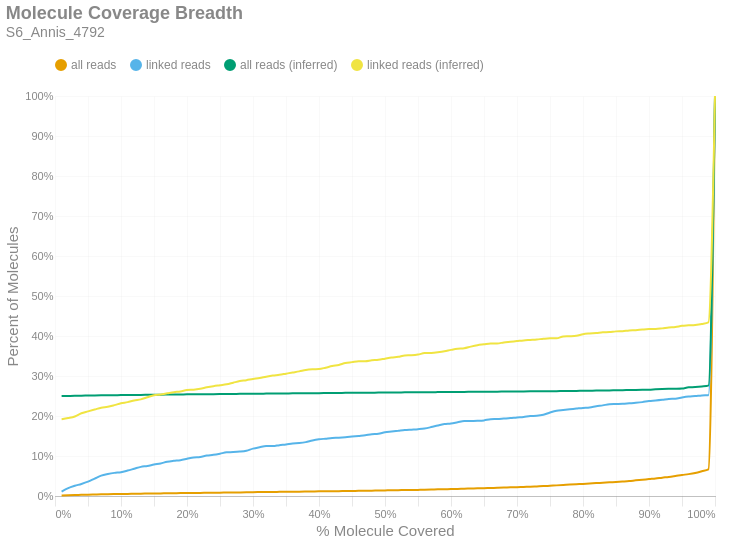

Notebook source saved alongside this figure:
### Markdown cell above
### Molecule Read Coverage
This chart shows molecule coverage breadth as computed by the number of bases aligned to that molecule. In other words, "*how much of each unique long molecule is actually sequenced/aligned?*" Keep in mind there is a distinction between sequences and alignments, since some sequences belonging to a particular molecule may not align well and wouldn't appear in the alignment data. This chart also shows molecule coverage breadth as computed by the *inferred fragment* from which the aligned sequences originate. Unlike read coverage, this calculation takes into account the total insert size, including unsequenced gaps between the forward and reverse reads. Like the previous figures, these are cumulative percents.

### Code cell
if SKIPLR:
    print_html(f"Skipped")
else:
    binned_df = consolidated_hist(valids['coverage_bp'], mask, 0.01, True)
    binned_df_inf = consolidated_hist(valids['coverage_inserts'], mask, 0.01, True)
    binned_df = binned_df.with_columns(pl.lit(binned_df_inf['all reads (cumsum)']).alias('all reads (inferred)'))
    binned_df = binned_df.with_columns(pl.lit(binned_df_inf['linked reads (cumsum)']).alias('linked reads (inferred)'))
    binned_df = binned_df.with_columns(
        (pl.col('bin').cast(pl.Float64) + 0.01).alias('right_edge')
    )

    with SafeRender(binned_df):
        (
            density_plot(binned_df, 'Molecule Coverage Breadth', samplename, 'molcov', ['all reads (inferred)','linked reads (inferred)'])
            .encode(
                #x=alt.X('bin:Q', title="% Molecule Covered").axis(format = '%').scale(padding=0),
                x=alt.X('right_edge:Q', title="% Molecule Covered").axis(format='%').scale(padding=0),
                y=alt.Y('value:Q', title='Percent of Molecules')
                    .axis(format='%')
                    .stack(False)
                    .scale(domainMin=0, padding=0),
                color=alt.Color("key:N").scale(domain = ["all reads", "linked reads", "all reads (inferred)", "linked reads (inferred)"]),
                tooltip = [
                    alt.Tooltip("key:N", title = "Data Type"),
                    alt.Tooltip("range_label:N", title="% Molecule Covered"),
                    alt.Tooltip("value:Q", format = ".2%", title="% Molecules")
                ]
            )
        ).display()

### Figure 1 — Vega-Lite specification as saved in the notebook (floating-point values rounded to 4 significant figures)
{"width": "container", "height": 400, "config": {"title": {"anchor": "start", "dy": -15, "fontSize": 18, "color": "#888888", "subtitleColor": "#888888", "subtitleFontSize": 14}, "arc": {"fill": "#0072B2"}, "axis": {"domainColor": "#888888", "domainWidth": 0.5, "gridWidth": 0.2, "grid": false, "titleFontWeight": 400, "titleFontSize": 15, "labelFontSize": 11, "labelColor": "#888888", "tickColor": "#888888", "tickWidth": 0.2, "titleColor": "#888888"}, "axisBand": {"grid": false}, "axisX": {"grid": true, "tickSize": 10, "domainCap": "round"}, "axisY": {"domain": false, "grid": true, "tickSize": 0, "domainCap": "round"}, "background": "transparent", "header": {"labelFontSize": 15, "labelColor": "#888888", "titleFontSize": 15, "titleFontWeight": 600, "titleColor": "#888888"}, "legend": {"labelFont": "sans-serif", "labelFontSize": 12, "labelColor": "#888888", "symbolSize": 100, "symbolType": "circle", "titleFontSize": 12, "titlePadding": 10, "titleColor": "#888888", "title": null, "orient": "top"}, "range": {"category": ["#E69F00", "#56B4E9", "#009E73", "#F0E442", "#0072B2", "#D55E00", "#CC79A7", "#000000"], "diverging": ["#cfe8f3", "#a2d4ec", "#73bfe2", "#46abdb", "#1696d2", "#12719e"]}, "area": {"fill": "#0072B2", "fillOpacity": 0.7, "line": true, "strokeOpacity": 0.7}, "line": {"color": "#0072B2", "stroke": "#0072B2", "strokeWidth": 2}, "trail": {"color": "#0072B2", "stroke": "#0072B2", "strokeWidth": 0, "size": 1}, "point": {"filled": true, "fillOpacity": 1.0, "size": 95}, "text": {"color": "#888888", "fontSize": 11, "align": "right", "fontWeight": 400, "size": 11}, "bar": {"fill": "#0072B2", "stroke": null}, "view": {"stroke": null, "continuousWidth": 660, "continuousHeight": 400}}, "data": {"name": "data-f87797250dfda5bc9564c4ce246e4670"}, "mark": {"type": "line", "interpolate": "monotone", "point": {"opacity": 0, "size": 275}}, "encoding": {"color": {"field": "key", "scale": {"domain": ["all reads", "linked reads", "all reads (inferred)", "linked reads (inferred)"]}, "type": "nominal"}, "tooltip": [{"field": "key", "title": "Data Type", "type": "nominal"}, {"field": "range_label", "title": "% Molecule Covered", "type": "nominal"}, {"field": "value", "format": ".2%", "title": "% Molecules", "type": "quantitative"}], "x": {"axis": {"format": "%"}, "field": "right_edge", "scale": {"padding": 0}, "title": "% Molecule Covered", "type": "quantitative"}, "y": {"axis": {"format": "%"}, "field": "value", "scale": {"domainMin": 0, "padding": 0}, "stack": false, "title": "Percent of Molecules", "type": "quantitative"}}, "params": [{"name": "param_c36ac31b6afebe62", "select": {"type": "point", "fields": ["key"]}, "bind": "legend"}], "title": {"text": "Molecule Coverage Breadth", "subtitle": "S6_Annis_4792"}, "transform": [{"fold": ["all reads (cumsum)", "linked reads (cumsum)", "all reads (inferred)", "linked reads (inferred)"]}, {"calculate": "replace(datum.key, ' (cumsum)', '')", "as": "key"}, {"filter": {"param": "param_c36ac31b6afebe62"}}], "usermeta": {"embedOptions": {"downloadFileName": "S6_Annis_4792.molcov"}}, "$schema": "https://vega.github.io/schema/vega-lite/v6.1.0.json", "datasets": {"data-f87797250dfda5bc9564c4ce246e4670": [{"bin": "0.0", "interval": "0.0-0.01", "all reads": 0.001353, "linked reads": 0.01098, "all reads (cumsum)": 0.001353, "linked reads (cumsum)": 0.01098, "range_label": "0.0-0.01", "all reads (inferred)": 0.25, "linked reads (inferred)": 0.1919, "right_edge": 0.01}, {"bin": "0.01", "interval": "0.01-0.02", "all reads": 0.0006627, "linked reads": 0.008671, "all reads (cumsum)": 0.002016, "linked reads (cumsum)": 0.01965, "range_label": "0.01-0.02", "all reads (inferred)": 0.2502, "linked reads (inferred)": 0.1948, "right_edge": 0.02}, {"bin": "0.02", "interval": "0.02-0.03", "all reads": 0.0004971, "linked reads": 0.00578, "all reads (cumsum)": 0.002513, "linked reads (cumsum)": 0.02543, "range_label": "0.02-0.03", "all reads (inferred)": 0.2504, "linked reads (inferred)": 0.1988, "right_edge": 0.03}, {"bin": "0.03", "interval": "0.03-0.04", "all reads": 0.0003866, "linked reads": 0.004624, "all reads (cumsum)": 0.0029, "linked reads (cumsum)": 0.03006, "range_label": "0.03-0.04", "all reads (inferred)": 0.2509, "linked reads (inferred)": 0.2069, "right_edge": 0.04}, {"bin": "0.04", "interval": "0.04-0.05", "all reads": 0.0004971, "linked reads": 0.00578, "all reads (cumsum)": 0.003397, "linked reads (cumsum)": 0.03584, "range_label": "0.04-0.05", "all reads (inferred)": 0.2511, "linked reads (inferred)": 0.2116, "right_edge": 0.05}, {"bin": "0.05", "interval": "0.05-0.06", "all reads": 0.0004694, "linked reads": 0.007514, "all reads (cumsum)": 0.003866, "linked reads (cumsum)": 0.04335, "range_label": "0.05-0.06", "all reads (inferred)": 0.2514, "linked reads (inferred)": 0.2162, "right_edge": 0.06}, {"bin": "0.06", "interval": "0.06-0.07", "all reads": 0.0004694, "linked reads": 0.007514, "all reads (cumsum)": 0.004335, "linked reads (cumsum)": 0.05087, "range_label": "0.06-0.07", "all reads (inferred)": 0.2516, "linked reads (inferred)": 0.2208, "right_edge": 0.07}, {"bin": "0.07", "interval": "0.07-0.08", "all reads": 0.0003038, "linked reads": 0.004046, "all reads (cumsum)": 0.004639, "linked reads (cumsum)": 0.05491, "range_label": "0.07-0.08", "all reads (inferred)": 0.2518, "linked reads (inferred)": 0.2231, "right_edge": 0.08}, {"bin": "0.08", "interval": "0.08-0.09", "all reads": 0.0001657, "linked reads": 0.00289, "all reads (cumsum)": 0.004805, "linked reads (cumsum)": 0.0578, "range_label": "0.08-0.09", "all reads (inferred)": 0.252, "linked reads (inferred)": 0.2272, "right_edge": 0.09}, {"bin": "0.09", "interval": "0.09-0.1", "all reads": 0.0001105, "linked reads": 0.001734, "all reads (cumsum)": 0.004915, "linked reads (cumsum)": 0.05954, "range_label": "0.09-0.1", "all reads (inferred)": 0.2523, "linked reads (inferred)": 0.2318, "right_edge": 0.1}, {"bin": "0.1", "interval": "0.1-0.11", "all reads": 0.0003038, "linked reads": 0.004046, "all reads (cumsum)": 0.005219, "linked reads (cumsum)": 0.06358, "range_label": "0.1-0.11", "all reads (inferred)": 0.2524, "linked reads (inferred)": 0.2347, "right_edge": 0.11}, {"bin": "0.11", "interval": "0.11-0.12", "all reads": 0.000359, "linked reads": 0.004624, "all reads (cumsum)": 0.005578, "linked reads (cumsum)": 0.06821, "range_label": "0.11-0.12", "all reads (inferred)": 0.2527, "linked reads (inferred)": 0.2387, "right_edge": 0.12}, {"bin": "0.12", "interval": "0.12-0.13", "all reads": 0.0003314, "linked reads": 0.004624, "all reads (cumsum)": 0.005909, "linked reads (cumsum)": 0.07283, "range_label": "0.12-0.13", "all reads (inferred)": 0.2528, "linked reads (inferred)": 0.2416, "right_edge": 0.13}, {"bin": "0.13", "interval": "0.13-0.14", "all reads": 0.0001933, "linked reads": 0.002312, "all reads (cumsum)": 0.006103, "linked reads (cumsum)": 0.07514, "range_label": "0.13-0.14", "all reads (inferred)": 0.2531, "linked reads (inferred)": 0.2468, "right_edge": 0.14}, {"bin": "0.14", "interval": "0.14-0.15", "all reads": 0.0002209, "linked reads": 0.003468, "all reads (cumsum)": 0.006324, "linked reads (cumsum)": 0.07861, "range_label": "0.14-0.15", "all reads (inferred)": 0.2533, "linked reads (inferred)": 0.252, "right_edge": 0.15}, {"bin": "0.15", "interval": "0.15-0.16", "all reads": 0.0002209, "linked reads": 0.00289, "all reads (cumsum)": 0.006545, "linked reads (cumsum)": 0.0815, "range_label": "0.15-0.16", "all reads (inferred)": 0.2534, "linked reads (inferred)": 0.2538, "right_edge": 0.16}, {"bin": "0.16", "interval": "0.16-0.17", "all reads": 0.000359, "linked reads": 0.004046, "all reads (cumsum)": 0.006904, "linked reads (cumsum)": 0.08555, "range_label": "0.16-0.17", "all reads (inferred)": 0.2536, "linked reads (inferred)": 0.2566, "right_edge": 0.17}, {"bin": "0.17", "interval": "0.17-0.18", "all reads": 0.0001933, "linked reads": 0.002312, "all reads (cumsum)": 0.007097, "linked reads (cumsum)": 0.08786, "range_label": "0.17-0.18", "all reads (inferred)": 0.2538, "linked reads (inferred)": 0.2595, "right_edge": 0.18}, {"bin": "0.18", "interval": "0.18-0.19", "all reads": 0.0001381, "linked reads": 0.001734, "all reads (cumsum)": 0.007235, "linked reads (cumsum)": 0.0896, "range_label": "0.18-0.19", "all reads (inferred)": 0.2539, "linked reads (inferred)": 0.2613, "right_edge": 0.19}, {"bin": "0.19", "interval": "0.19-0.2", "all reads": 0.0002761, "linked reads": 0.003468, "all reads (cumsum)": 0.007511, "linked reads (cumsum)": 0.09306, "range_label": "0.19-0.2", "all reads (inferred)": 0.2541, "linked reads (inferred)": 0.2647, "right_edge": 0.2}, {"bin": "0.2", "interval": "0.2-0.21", "all reads": 0.0001933, "linked reads": 0.003468, "all reads (cumsum)": 0.007704, "linked reads (cumsum)": 0.09653, "range_label": "0.2-0.21", "all reads (inferred)": 0.2541, "linked reads (inferred)": 0.2659, "right_edge": 0.21}, {"bin": "0.21", "interval": "0.21-0.22", "all reads": 5.523e-05, "linked reads": 0.001156, "all reads (cumsum)": 0.00776, "linked reads (cumsum)": 0.09769, "range_label": "0.21-0.22", "all reads (inferred)": 0.2543, "linked reads (inferred)": 0.2682, "right_edge": 0.22}, {"bin": "0.22", "interval": "0.22-0.23", "all reads": 0.0002761, "linked reads": 0.003468, "all reads (cumsum)": 0.008036, "linked reads (cumsum)": 0.1012, "range_label": "0.22-0.23", "all reads (inferred)": 0.2544, "linked reads (inferred)": 0.2717, "right_edge": 0.23}, {"bin": "0.23", "interval": "0.23-0.24", "all reads": 0.0001657, "linked reads": 0.001734, "all reads (cumsum)": 0.008201, "linked reads (cumsum)": 0.1029, "range_label": "0.23-0.24", "all reads (inferred)": 0.2546, "linked reads (inferred)": 0.2746, "right_edge": 0.24}, {"bin": "0.24", "interval": "0.24-0.25", "all reads": 0.0001657, "linked reads": 0.00289, "all reads (cumsum)": 0.008367, "linked reads (cumsum)": 0.1058, "range_label": "0.24-0.25", "all reads (inferred)": 0.2547, "linked reads (inferred)": 0.2769, "right_edge": 0.25}, {"bin": "0.25", "interval": "0.25-0.26", "all reads": 0.0002485, "linked reads": 0.003468, "all reads (cumsum)": 0.008616, "linked reads (cumsum)": 0.1092, "range_label": "0.25-0.26", "all reads (inferred)": 0.2549, "linked reads (inferred)": 0.2792, "right_edge": 0.26}, {"bin": "0.26", "interval": "0.26-0.27", "all reads": 0.0001933, "linked reads": 0.000578, "all reads (cumsum)": 0.008809, "linked reads (cumsum)": 0.1098, "range_label": "0.26-0.27", "all reads (inferred)": 0.2551, "linked reads (inferred)": 0.2832, "right_edge": 0.27}, {"bin": "0.27", "interval": "0.27-0.28", "all reads": 0.0001933, "linked reads": 0.001156, "all reads (cumsum)": 0.009002, "linked reads (cumsum)": 0.111, "range_label": "0.27-0.28", "all reads (inferred)": 0.2553, "linked reads (inferred)": 0.2873, "right_edge": 0.28}, {"bin": "0.28", "interval": "0.28-0.29", "all reads": 0.0002485, "linked reads": 0.002312, "all reads (cumsum)": 0.009251, "linked reads (cumsum)": 0.1133, "range_label": "0.28-0.29", "all reads (inferred)": 0.2555, "linked reads (inferred)": 0.2896, "right_edge": 0.29}, {"bin": "0.29", "interval": "0.29-0.3", "all reads": 0.0003866, "linked reads": 0.005202, "all reads (cumsum)": 0.009637, "linked reads (cumsum)": 0.1185, "range_label": "0.29-0.3", "all reads (inferred)": 0.2557, "linked reads (inferred)": 0.2925, "right_edge": 0.3}, {"bin": "0.3", "interval": "0.3-0.31", "all reads": 0.0002485, "linked reads": 0.003468, "all reads (cumsum)": 0.009886, "linked reads (cumsum)": 0.122, "range_label": "0.3-0.31", "all reads (inferred)": 0.2558, "linked reads (inferred)": 0.2948, "right_edge": 0.31}, {"bin": "0.31", "interval": "0.31-0.32", "all reads": 0.0002209, "linked reads": 0.00289, "all reads (cumsum)": 0.01011, "linked reads (cumsum)": 0.1249, "range_label": "0.31-0.32", "all reads (inferred)": 0.256, "linked reads (inferred)": 0.2983, "right_edge": 0.32}, {"bin": "0.32", "interval": "0.32-0.33", "all reads": 0.0, "linked reads": 0.0, "all reads (cumsum)": 0.01011, "linked reads (cumsum)": 0.1249, "range_label": "0.32-0.33", "all reads (inferred)": 0.2561, "linked reads (inferred)": 0.3012, "right_edge": 0.33}, {"bin": "0.33", "interval": "0.33-0.34", "all reads": 0.0002209, "linked reads": 0.002312, "all reads (cumsum)": 0.01033, "linked reads (cumsum)": 0.1272, "range_label": "0.33-0.34", "all reads (inferred)": 0.2562, "linked reads (inferred)": 0.3029, "right_edge": 0.34}, {"bin": "0.34", "interval": "0.34-0.35", "all reads": 0.0001381, "linked reads": 0.001734, "all reads (cumsum)": 0.01047, "linked reads (cumsum)": 0.1289, "range_label": "0.34-0.35", "all reads (inferred)": 0.2564, "linked reads (inferred)": 0.3058, "right_edge": 0.35}, {"bin": "0.35", "interval": "0.35-0.36", "all reads": 0.0001657, "linked reads": 0.002312, "all reads (cumsum)": 0.01063, "linked reads (cumsum)": 0.1312, "range_label": "0.35-0.36", "all reads (inferred)": 0.2566, "linked reads (inferred)": 0.3087, "right_edge": 0.36}, {"bin": "0.36", "interval": "0.36-0.37", "all reads": 0.0001105, "linked reads": 0.001156, "all reads (cumsum)": 0.01074, "linked reads (cumsum)": 0.1324, "range_label": "0.36-0.37", "all reads (inferred)": 0.2568, "linked reads (inferred)": 0.3116, "right_edge": 0.37}, {"bin": "0.37", "interval": "0.37-0.38", "all reads": 0.0002485, "linked reads": 0.002312, "all reads (cumsum)": 0.01099, "linked reads (cumsum)": 0.1347, "range_label": "0.37-0.38", "all reads (inferred)": 0.257, "linked reads (inferred)": 0.315, "right_edge": 0.38}, {"bin": "0.38", "interval": "0.38-0.39", "all reads": 0.0003038, "linked reads": 0.004046, "all reads (cumsum)": 0.01129, "linked reads (cumsum)": 0.1387, "range_label": "0.38-0.39", "all reads (inferred)": 0.2571, "linked reads (inferred)": 0.3168, "right_edge": 0.39}, {"bin": "0.39", "interval": "0.39-0.4", "all reads": 0.0003038, "linked reads": 0.00289, "all reads (cumsum)": 0.0116, "linked reads (cumsum)": 0.1416, "range_label": "0.39-0.4", "all reads (inferred)": 0.2571, "linked reads (inferred)": 0.3173, "right_edge": 0.4}, {"bin": "0.4", "interval": "0.4-0.41", "all reads": 0.0001381, "linked reads": 0.001734, "all reads (cumsum)": 0.01174, "linked reads (cumsum)": 0.1434, "range_label": "0.4-0.41", "all reads (inferred)": 0.2573, "linked reads (inferred)": 0.3208, "right_edge": 0.41}, {"bin": "0.41", "interval": "0.41-0.42", "all reads": 0.0002485, "linked reads": 0.001734, "all reads (cumsum)": 0.01198, "linked reads (cumsum)": 0.1451, "range_label": "0.41-0.42", "all reads (inferred)": 0.2575, "linked reads (inferred)": 0.3249, "right_edge": 0.42}, {"bin": "0.42", "interval": "0.42-0.43", "all reads": 0.0001657, "linked reads": 0.000578, "all reads (cumsum)": 0.01215, "linked reads (cumsum)": 0.1457, "range_label": "0.42-0.43", "all reads (inferred)": 0.2577, "linked reads (inferred)": 0.3277, "right_edge": 0.43}, {"bin": "0.43", "interval": "0.43-0.44", "all reads": 0.0003038, "linked reads": 0.001156, "all reads (cumsum)": 0.01245, "linked reads (cumsum)": 0.1468, "range_label": "0.43-0.44", "all reads (inferred)": 0.2579, "linked reads (inferred)": 0.3324, "right_edge": 0.44}, {"bin": "0.44", "interval": "0.44-0.45", "all reads": 0.0002209, "linked reads": 0.001734, "all reads (cumsum)": 0.01268, "linked reads (cumsum)": 0.1486, "range_label": "0.44-0.45", "all reads (inferred)": 0.2581, "linked reads (inferred)": 0.3347, "right_edge": 0.45}, {"bin": "0.45", "interval": "0.45-0.46", "all reads": 0.0001657, "linked reads": 0.001734, "all reads (cumsum)": 0.01284, "linked reads (cumsum)": 0.1503, "range_label": "0.45-0.46", "all reads (inferred)": 0.2582, "linked reads (inferred)": 0.337, "right_edge": 0.46}, {"bin": "0.46", "interval": "0.46-0.47", "all reads": 0.0002485, "linked reads": 0.001734, "all reads (cumsum)": 0.01309, "linked reads (cumsum)": 0.152, "range_label": "0.46-0.47", "all reads (inferred)": 0.2582, "linked reads (inferred)": 0.337, "right_edge": 0.47}, {"bin": "0.47", "interval": "0.47-0.48", "all reads": 0.0003038, "linked reads": 0.002312, "all reads (cumsum)": 0.01339, "linked reads (cumsum)": 0.1543, "range_label": "0.47-0.48", "all reads (inferred)": 0.2583, "linked reads (inferred)": 0.3393, "right_edge": 0.48}, {"bin": "0.48", "interval": "0.48-0.49", "all reads": 0.0002209, "linked reads": 0.001156, "all reads (cumsum)": 0.01361, "linked reads (cumsum)": 0.1555, "range_label": "0.48-0.49", "all reads (inferred)": 0.2585, "linked reads (inferred)": 0.3405, "right_edge": 0.49}, {"bin": "0.49", "interval": "0.49-0.5", "all reads": 0.0003314, "linked reads": 0.004046, "all reads (cumsum)": 0.01395, "linked reads (cumsum)": 0.1595, "range_label": "0.49-0.5", "all reads (inferred)": 0.2587, "linked reads (inferred)": 0.3434, "right_edge": 0.5}, {"bin": "0.5", "interval": "0.5-0.51", "all reads": 0.000359, "linked reads": 0.001734, "all reads (cumsum)": 0.0143, "linked reads (cumsum)": 0.1613, "range_label": "0.5-0.51", "all reads (inferred)": 0.2588, "linked reads (inferred)": 0.3462, "right_edge": 0.51}, {"bin": "0.51", "interval": "0.51-0.52", "all reads": 0.0002209, "linked reads": 0.001734, "all reads (cumsum)": 0.01453, "linked reads (cumsum)": 0.163, "range_label": "0.51-0.52", "all reads (inferred)": 0.259, "linked reads (inferred)": 0.348, "right_edge": 0.52}, {"bin": "0.52", "interval": "0.52-0.53", "all reads": 0.0003314, "linked reads": 0.001734, "all reads (cumsum)": 0.01486, "linked reads (cumsum)": 0.1647, "range_label": "0.52-0.53", "all reads (inferred)": 0.2592, "linked reads (inferred)": 0.3514, "right_edge": 0.53}, {"bin": "0.53", "interval": "0.53-0.54", "all reads": 0.0002209, "linked reads": 0.001156, "all reads (cumsum)": 0.01508, "linked reads (cumsum)": 0.1659, "range_label": "0.53-0.54", "all reads (inferred)": 0.2592, "linked reads (inferred)": 0.352, "right_edge": 0.54}, {"bin": "0.54", "interval": "0.54-0.55", "all reads": 0.0002209, "linked reads": 0.001156, "all reads (cumsum)": 0.0153, "linked reads (cumsum)": 0.1671, "range_label": "0.54-0.55", "all reads (inferred)": 0.2594, "linked reads (inferred)": 0.3538, "right_edge": 0.55}, {"bin": "0.55", "interval": "0.55-0.56", "all reads": 0.0002485, "linked reads": 0.001734, "all reads (cumsum)": 0.01555, "linked reads (cumsum)": 0.1688, "range_label": "0.55-0.56", "all reads (inferred)": 0.2596, "linked reads (inferred)": 0.3572, "right_edge": 0.56}, {"bin": "0.56", "interval": "0.56-0.57", "all reads": 0.0004971, "linked reads": 0.003468, "all reads (cumsum)": 0.01604, "linked reads (cumsum)": 0.1723, "range_label": "0.56-0.57", "all reads (inferred)": 0.2596, "linked reads (inferred)": 0.3578, "right_edge": 0.57}, {"bin": "0.57", "interval": "0.57-0.58", "all reads": 0.0006351, "linked reads": 0.004046, "all reads (cumsum)": 0.01668, "linked reads (cumsum)": 0.1763, "range_label": "0.57-0.58", "all reads (inferred)": 0.2597, "linked reads (inferred)": 0.3595, "right_edge": 0.58}, {"bin": "0.58", "interval": "0.58-0.59", "all reads": 0.000359, "linked reads": 0.003468, "all reads (cumsum)": 0.01704, "linked reads (cumsum)": 0.1798, "range_label": "0.58-0.59", "all reads (inferred)": 0.2598, "linked reads (inferred)": 0.3618, "right_edge": 0.59}, {"bin": "0.59", "interval": "0.59-0.6", "all reads": 0.0003314, "linked reads": 0.001734, "all reads (cumsum)": 0.01737, "linked reads (cumsum)": 0.1815, "range_label": "0.59-0.6", "all reads (inferred)": 0.26, "linked reads (inferred)": 0.3653, "right_edge": 0.6}, {"bin": "0.6", "interval": "0.6-0.61", "all reads": 0.0003866, "linked reads": 0.00289, "all reads (cumsum)": 0.01776, "linked reads (cumsum)": 0.1844, "range_label": "0.6-0.61", "all reads (inferred)": 0.2602, "linked reads (inferred)": 0.3682, "right_edge": 0.61}, {"bin": "0.61", "interval": "0.61-0.62", "all reads": 0.0005523, "linked reads": 0.00289, "all reads (cumsum)": 0.01831, "linked reads (cumsum)": 0.1873, "range_label": "0.61-0.62", "all reads (inferred)": 0.2602, "linked reads (inferred)": 0.3694, "right_edge": 0.62}, {"bin": "0.62", "interval": "0.62-0.63", "all reads": 0.0004142, "linked reads": 0.0, "all reads (cumsum)": 0.01872, "linked reads (cumsum)": 0.1873, "range_label": "0.62-0.63", "all reads (inferred)": 0.2604, "linked reads (inferred)": 0.3734, "right_edge": 0.63}, {"bin": "0.63", "interval": "0.63-0.64", "all reads": 0.0004971, "linked reads": 0.000578, "all reads (cumsum)": 0.01922, "linked reads (cumsum)": 0.1879, "range_label": "0.63-0.64", "all reads (inferred)": 0.2606, "linked reads (inferred)": 0.3769, "right_edge": 0.64}, {"bin": "0.64", "interval": "0.64-0.65", "all reads": 0.000359, "linked reads": 0.001156, "all reads (cumsum)": 0.01958, "linked reads (cumsum)": 0.189, "range_label": "0.64-0.65", "all reads (inferred)": 0.2607, "linked reads (inferred)": 0.3792, "right_edge": 0.65}, {"bin": "0.65", "interval": "0.65-0.66", "all reads": 0.0004971, "linked reads": 0.00289, "all reads (cumsum)": 0.02008, "linked reads (cumsum)": 0.1919, "range_label": "0.65-0.66", "all reads (inferred)": 0.2608, "linked reads (inferred)": 0.3815, "right_edge": 0.66}, {"bin": "0.66", "interval": "0.66-0.67", "all reads": 0.0004142, "linked reads": 0.000578, "all reads (cumsum)": 0.02049, "linked reads (cumsum)": 0.1925, "range_label": "0.66-0.67", "all reads (inferred)": 0.2609, "linked reads (inferred)": 0.3815, "right_edge": 0.67}, {"bin": "0.67", "interval": "0.67-0.68", "all reads": 0.0004971, "linked reads": 0.001156, "all reads (cumsum)": 0.02099, "linked reads (cumsum)": 0.1936, "range_label": "0.67-0.68", "all reads (inferred)": 0.2611, "linked reads (inferred)": 0.3838, "right_edge": 0.68}, {"bin": "0.68", "interval": "0.68-0.69", "all reads": 0.000718, "linked reads": 0.001156, "all reads (cumsum)": 0.0217, "linked reads (cumsum)": 0.1948, "range_label": "0.68-0.69", "all reads (inferred)": 0.2613, "linked reads (inferred)": 0.3855, "right_edge": 0.69}, {"bin": "0.69", "interval": "0.69-0.7", "all reads": 0.0004694, "linked reads": 0.001734, "all reads (cumsum)": 0.02217, "linked reads (cumsum)": 0.1965, "range_label": "0.69-0.7", "all reads (inferred)": 0.2614, "linked reads (inferred)": 0.3873, "right_edge": 0.7}, {"bin": "0.7", "interval": "0.7-0.71", "all reads": 0.0006351, "linked reads": 0.001156, "all reads (cumsum)": 0.02281, "linked reads (cumsum)": 0.1977, "range_label": "0.7-0.71", "all reads (inferred)": 0.2615, "linked reads (inferred)": 0.389, "right_edge": 0.71}, {"bin": "0.71", "interval": "0.71-0.72", "all reads": 0.0005247, "linked reads": 0.002312, "all reads (cumsum)": 0.02333, "linked reads (cumsum)": 0.2, "range_label": "0.71-0.72", "all reads (inferred)": 0.2616, "linked reads (inferred)": 0.3902, "right_edge": 0.72}, {"bin": "0.72", "interval": "0.72-0.73", "all reads": 0.0006904, "linked reads": 0.000578, "all reads (cumsum)": 0.02402, "linked reads (cumsum)": 0.2006, "range_label": "0.72-0.73", "all reads (inferred)": 0.2617, "linked reads (inferred)": 0.3913, "right_edge": 0.73}, {"bin": "0.73", "interval": "0.73-0.74", "all reads": 0.0006904, "linked reads": 0.002312, "all reads (cumsum)": 0.02471, "linked reads (cumsum)": 0.2029, "range_label": "0.73-0.74", "all reads (inferred)": 0.2619, "linked reads (inferred)": 0.3931, "right_edge": 0.74}, {"bin": "0.74", "interval": "0.74-0.75", "all reads": 0.0009389, "linked reads": 0.00578, "all reads (cumsum)": 0.02565, "linked reads (cumsum)": 0.2087, "range_label": "0.74-0.75", "all reads (inferred)": 0.262, "linked reads (inferred)": 0.3942, "right_edge": 0.75}, {"bin": "0.75", "interval": "0.75-0.76", "all reads": 0.0009113, "linked reads": 0.004624, "all reads (cumsum)": 0.02657, "linked reads (cumsum)": 0.2133, "range_label": "0.75-0.76", "all reads (inferred)": 0.2621, "linked reads (inferred)": 0.3942, "right_edge": 0.76}, {"bin": "0.76", "interval": "0.76-0.77", "all reads": 0.0009665, "linked reads": 0.001734, "all reads (cumsum)": 0.02753, "linked reads (cumsum)": 0.215, "range_label": "0.76-0.77", "all reads (inferred)": 0.2625, "linked reads (inferred)": 0.3988, "right_edge": 0.77}, {"bin": "0.77", "interval": "0.77-0.78", "all reads": 0.001049, "linked reads": 0.001734, "all reads (cumsum)": 0.02858, "linked reads (cumsum)": 0.2168, "range_label": "0.77-0.78", "all reads (inferred)": 0.2626, "linked reads (inferred)": 0.3994, "right_edge": 0.78}, {"bin": "0.78", "interval": "0.78-0.79", "all reads": 0.000856, "linked reads": 0.001734, "all reads (cumsum)": 0.02944, "linked reads (cumsum)": 0.2185, "range_label": "0.78-0.79", "all reads (inferred)": 0.2628, "linked reads (inferred)": 0.4006, "right_edge": 0.79}, {"bin": "0.79", "interval": "0.79-0.8", "all reads": 0.000718, "linked reads": 0.001734, "all reads (cumsum)": 0.03015, "linked reads (cumsum)": 0.2202, "range_label": "0.79-0.8", "all reads (inferred)": 0.2631, "linked reads (inferred)": 0.4046, "right_edge": 0.8}, {"bin": "0.8", "interval": "0.8-0.81", "all reads": 0.0009665, "linked reads": 0.001156, "all reads (cumsum)": 0.03112, "linked reads (cumsum)": 0.2214, "range_label": "0.8-0.81", "all reads (inferred)": 0.2633, "linked reads (inferred)": 0.4064, "right_edge": 0.81}, {"bin": "0.81", "interval": "0.81-0.82", "all reads": 0.001132, "linked reads": 0.00289, "all reads (cumsum)": 0.03225, "linked reads (cumsum)": 0.2243, "range_label": "0.81-0.82", "all reads (inferred)": 0.2635, "linked reads (inferred)": 0.4075, "right_edge": 0.82}, {"bin": "0.82", "interval": "0.82-0.83", "all reads": 0.0009113, "linked reads": 0.002312, "all reads (cumsum)": 0.03316, "linked reads (cumsum)": 0.2266, "range_label": "0.82-0.83", "all reads (inferred)": 0.2638, "linked reads (inferred)": 0.4092, "right_edge": 0.83}, {"bin": "0.83", "interval": "0.83-0.84", "all reads": 0.001022, "linked reads": 0.00289, "all reads (cumsum)": 0.03419, "linked reads (cumsum)": 0.2295, "range_label": "0.83-0.84", "all reads (inferred)": 0.264, "linked reads (inferred)": 0.4098, "right_edge": 0.84}, {"bin": "0.84", "interval": "0.84-0.85", "all reads": 0.0008837, "linked reads": 0.000578, "all reads (cumsum)": 0.03507, "linked reads (cumsum)": 0.2301, "range_label": "0.84-0.85", "all reads (inferred)": 0.2644, "linked reads (inferred)": 0.4116, "right_edge": 0.85}, {"bin": "0.85", "interval": "0.85-0.86", "all reads": 0.001105, "linked reads": 0.000578, "all reads (cumsum)": 0.03617, "linked reads (cumsum)": 0.2306, "range_label": "0.85-0.86", "all reads (inferred)": 0.2647, "linked reads (inferred)": 0.4121, "right_edge": 0.86}, {"bin": "0.86", "interval": "0.86-0.87", "all reads": 0.001215, "linked reads": 0.001156, "all reads (cumsum)": 0.03739, "linked reads (cumsum)": 0.2318, "range_label": "0.86-0.87", "all reads (inferred)": 0.265, "linked reads (inferred)": 0.4139, "right_edge": 0.87}, {"bin": "0.87", "interval": "0.87-0.88", "all reads": 0.001712, "linked reads": 0.001156, "all reads (cumsum)": 0.0391, "linked reads (cumsum)": 0.2329, "range_label": "0.87-0.88", "all reads (inferred)": 0.2653, "linked reads (inferred)": 0.4145, "right_edge": 0.88}, {"bin": "0.88", "interval": "0.88-0.89", "all reads": 0.001519, "linked reads": 0.001734, "all reads (cumsum)": 0.04062, "linked reads (cumsum)": 0.2347, "range_label": "0.88-0.89", "all reads (inferred)": 0.2655, "linked reads (inferred)": 0.4162, "right_edge": 0.89}, {"bin": "0.89", "interval": "0.89-0.9", "all reads": 0.001684, "linked reads": 0.00289, "all reads (cumsum)": 0.04231, "linked reads (cumsum)": 0.2376, "range_label": "0.89-0.9", "all reads (inferred)": 0.2658, "linked reads (inferred)": 0.4173, "right_edge": 0.9}, {"bin": "0.9", "interval": "0.9-0.91", "all reads": 0.001519, "linked reads": 0.001156, "all reads (cumsum)": 0.04382, "linked reads (cumsum)": 0.2387, "range_label": "0.9-0.91", "all reads (inferred)": 0.2667, "linked reads (inferred)": 0.4173, "right_edge": 0.91}, {"bin": "0.91", "interval": "0.91-0.92", "all reads": 0.002016, "linked reads": 0.001734, "all reads (cumsum)": 0.04584, "linked reads (cumsum)": 0.2405, "range_label": "0.91-0.92", "all reads (inferred)": 0.2674, "linked reads (inferred)": 0.4191, "right_edge": 0.92}, {"bin": "0.92", "interval": "0.92-0.93", "all reads": 0.001767, "linked reads": 0.002312, "all reads (cumsum)": 0.04761, "linked reads (cumsum)": 0.2428, "range_label": "0.92-0.93", "all reads (inferred)": 0.2678, "linked reads (inferred)": 0.4214, "right_edge": 0.93}, {"bin": "0.93", "interval": "0.93-0.94", "all reads": 0.002375, "linked reads": 0.000578, "all reads (cumsum)": 0.04998, "linked reads (cumsum)": 0.2434, "range_label": "0.93-0.94", "all reads (inferred)": 0.2681, "linked reads (inferred)": 0.4225, "right_edge": 0.94}, {"bin": "0.94", "interval": "0.94-0.95", "all reads": 0.002513, "linked reads": 0.00289, "all reads (cumsum)": 0.05249, "linked reads (cumsum)": 0.2462, "range_label": "0.94-0.95", "all reads (inferred)": 0.2687, "linked reads (inferred)": 0.4254, "right_edge": 0.95}, {"bin": "0.95", "interval": "0.95-0.96", "all reads": 0.002182, "linked reads": 0.002312, "all reads (cumsum)": 0.05468, "linked reads (cumsum)": 0.2486, "range_label": "0.95-0.96", "all reads (inferred)": 0.2718, "linked reads (inferred)": 0.4266, "right_edge": 0.96}, {"bin": "0.96", "interval": "0.96-0.97", "all reads": 0.002872, "linked reads": 0.001156, "all reads (cumsum)": 0.05755, "linked reads (cumsum)": 0.2497, "range_label": "0.96-0.97", "all reads (inferred)": 0.2724, "linked reads (inferred)": 0.4277, "right_edge": 0.97}, {"bin": "0.97", "interval": "0.97-0.98", "all reads": 0.004225, "linked reads": 0.001734, "all reads (cumsum)": 0.06177, "linked reads (cumsum)": 0.2514, "range_label": "0.97-0.98", "all reads (inferred)": 0.2738, "linked reads (inferred)": 0.4301, "right_edge": 0.98}, {"bin": "0.98", "interval": "0.98-0.99", "all reads": 0.00475, "linked reads": 0.000578, "all reads (cumsum)": 0.06652, "linked reads (cumsum)": 0.252, "range_label": "0.98-0.99", "all reads (inferred)": 0.2759, "linked reads (inferred)": 0.4341, "right_edge": 0.99}, {"bin": "0.99", "interval": "0.99-1.0", "all reads": 0.9335, "linked reads": 0.748, "all reads (cumsum)": 1.0, "linked reads (cumsum)": 1.0, "range_label": "0.99-1.0", "all reads (inferred)": 1.0, "linked reads (inferred)": 1.0, "right_edge": 1.0}]}}
